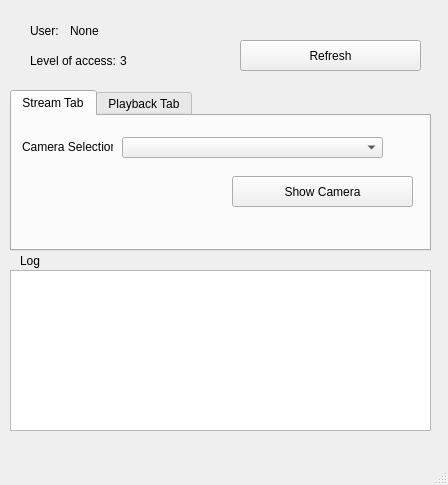
<?xml version="1.0" encoding="UTF-8"?>
<ui version="4.0">
 <class>MainWindow</class>
 <widget class="QMainWindow" name="MainWindow">
  <property name="enabled">
   <bool>true</bool>
  </property>
  <property name="geometry">
   <rect>
    <x>0</x>
    <y>0</y>
    <width>448</width>
    <height>485</height>
   </rect>
  </property>
  <property name="sizePolicy">
   <sizepolicy hsizetype="Fixed" vsizetype="Fixed">
    <horstretch>0</horstretch>
    <verstretch>0</verstretch>
   </sizepolicy>
  </property>
  <property name="minimumSize">
   <size>
    <width>448</width>
    <height>485</height>
   </size>
  </property>
  <property name="maximumSize">
   <size>
    <width>448</width>
    <height>485</height>
   </size>
  </property>
  <property name="windowTitle">
   <string>MainWindow</string>
  </property>
  <widget class="QWidget" name="centralwidget">
   <widget class="QTabWidget" name="tabWidget">
    <property name="geometry">
     <rect>
      <x>10</x>
      <y>90</y>
      <width>421</width>
      <height>161</height>
     </rect>
    </property>
    <property name="currentIndex">
     <number>0</number>
    </property>
    <widget class="QWidget" name="acamTab">
     <property name="toolTip">
      <string>&lt;html&gt;&lt;head/&gt;&lt;body&gt;&lt;p&gt;Add Camera&lt;/p&gt;&lt;/body&gt;&lt;/html&gt;</string>
     </property>
     <property name="accessibleName">
      <string/>
     </property>
     <property name="autoFillBackground">
      <bool>false</bool>
     </property>
     <attribute name="title">
      <string>Stream Tab</string>
     </attribute>
     <widget class="QPushButton" name="showcam_Button">
      <property name="geometry">
       <rect>
        <x>220</x>
        <y>60</y>
        <width>181</width>
        <height>31</height>
       </rect>
      </property>
      <property name="text">
       <string>Show Camera</string>
      </property>
     </widget>
     <widget class="QLabel" name="label_5">
      <property name="geometry">
       <rect>
        <x>10</x>
        <y>20</y>
        <width>91</width>
        <height>21</height>
       </rect>
      </property>
      <property name="text">
       <string>Camera Selection</string>
      </property>
     </widget>
     <widget class="QComboBox" name="CamNameComboBox">
      <property name="geometry">
       <rect>
        <x>110</x>
        <y>21</y>
        <width>261</width>
        <height>21</height>
       </rect>
      </property>
     </widget>
    </widget>
    <widget class="QWidget" name="tab">
     <attribute name="title">
      <string>Playback Tab</string>
     </attribute>
     <widget class="QComboBox" name="playbackCamNameComboBox">
      <property name="geometry">
       <rect>
        <x>110</x>
        <y>21</y>
        <width>261</width>
        <height>21</height>
       </rect>
      </property>
     </widget>
     <widget class="QPushButton" name="playback_Button">
      <property name="geometry">
       <rect>
        <x>220</x>
        <y>60</y>
        <width>181</width>
        <height>31</height>
       </rect>
      </property>
      <property name="text">
       <string>play back Camera</string>
      </property>
     </widget>
     <widget class="QLabel" name="label_7">
      <property name="geometry">
       <rect>
        <x>10</x>
        <y>20</y>
        <width>91</width>
        <height>21</height>
       </rect>
      </property>
      <property name="text">
       <string>Camera Selection</string>
      </property>
     </widget>
    </widget>
   </widget>
   <widget class="QTextBrowser" name="LogtextBrowser">
    <property name="geometry">
     <rect>
      <x>10</x>
      <y>270</y>
      <width>421</width>
      <height>161</height>
     </rect>
    </property>
   </widget>
   <widget class="QLabel" name="logLabel">
    <property name="geometry">
     <rect>
      <x>20</x>
      <y>250</y>
      <width>51</width>
      <height>21</height>
     </rect>
    </property>
    <property name="text">
     <string>Log</string>
    </property>
   </widget>
   <widget class="QPushButton" name="Refresh_Button">
    <property name="geometry">
     <rect>
      <x>240</x>
      <y>40</y>
      <width>181</width>
      <height>31</height>
     </rect>
    </property>
    <property name="text">
     <string>Refresh</string>
    </property>
   </widget>
   <widget class="QLabel" name="label_6">
    <property name="geometry">
     <rect>
      <x>30</x>
      <y>20</y>
      <width>41</width>
      <height>21</height>
     </rect>
    </property>
    <property name="text">
     <string>User:</string>
    </property>
   </widget>
   <widget class="QLabel" name="label_8">
    <property name="geometry">
     <rect>
      <x>30</x>
      <y>50</y>
      <width>91</width>
      <height>21</height>
     </rect>
    </property>
    <property name="text">
     <string>Level of access:</string>
    </property>
   </widget>
   <widget class="QLabel" name="user_label">
    <property name="geometry">
     <rect>
      <x>70</x>
      <y>20</y>
      <width>91</width>
      <height>21</height>
     </rect>
    </property>
    <property name="text">
     <string>None</string>
    </property>
   </widget>
   <widget class="QLabel" name="lvl_label">
    <property name="geometry">
     <rect>
      <x>120</x>
      <y>50</y>
      <width>91</width>
      <height>21</height>
     </rect>
    </property>
    <property name="text">
     <string>3</string>
    </property>
   </widget>
   <zorder>LogtextBrowser</zorder>
   <zorder>logLabel</zorder>
   <zorder>tabWidget</zorder>
   <zorder>Refresh_Button</zorder>
   <zorder>label_6</zorder>
   <zorder>label_8</zorder>
   <zorder>user_label</zorder>
   <zorder>lvl_label</zorder>
  </widget>
  <widget class="QMenuBar" name="menubar">
   <property name="geometry">
    <rect>
     <x>0</x>
     <y>0</y>
     <width>448</width>
     <height>21</height>
    </rect>
   </property>
  </widget>
  <widget class="QStatusBar" name="statusbar"/>
  <action name="actionClose">
   <property name="text">
    <string>Close</string>
   </property>
  </action>
 </widget>
 <resources/>
 <connections/>
</ui>
